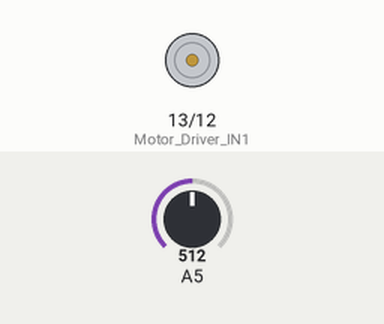
A sketch run on a simulated Arduino Uno, built with avr-gcc and run on an emulated ATmega328P. Parts: motor-driver pin pairs drawn as motors (green arrow = first pin HIGH = forward, orange = second pin HIGH = backward, longer = more drive). The inputs (shaded band) are chosen by the test bench; at power-on: A5 = 512. What the sketch prints to the serial monitor is not drawn.

Above: at 1.8 s.
1.9 s: A5 set to 645
4.5 s: A5 set to 672
At 5.7 s:
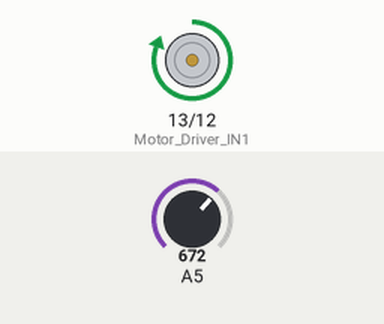
6.5 s: A5 set to 511
At 7.3 s:
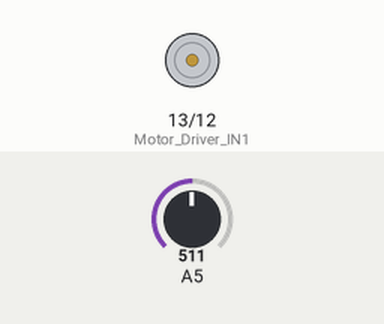
8.5 s: A5 set to 716
At 10.1 s:
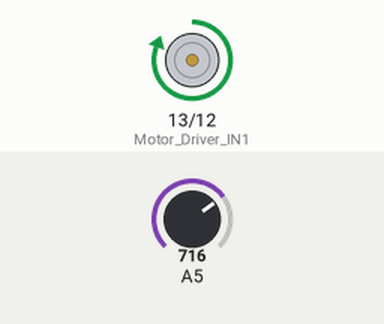
Timing chart, 0 to 11.5 s (numbered marks = the images above; inputs shaded):
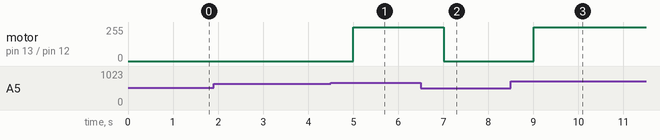

The sketch:

moisture_tomato.ino
```cpp
int soilMoistureValue = 0;
int percentage = 0;

void setup() {
  pinMode(12, OUTPUT);   // Motor Driver IN2
  pinMode(13, OUTPUT);   // Motor Driver IN1
  Serial.begin(9600);    // Start Serial Monitor
}

void loop() {
  // Read the raw moisture value
  soilMoistureValue = analogRead(A5);

  // Convert raw value (490–1023) to moisture percentage (100–0)
  percentage = map(soilMoistureValue, 490, 1023, 100, 0);

  // Display moisture reading
  Serial.print("Soil Moisture (%): ");
  Serial.println(percentage);

  // Tomato-specific moisture conditions
  if (percentage < 45) {
    Serial.println("Dry (<45%) - Pump ON");
    digitalWrite(13, HIGH);
    digitalWrite(12, LOW);
  }
  else if (percentage >= 45 && percentage < 70) {
    Serial.println("Needs Water (45–70%) - Pump ON");
    digitalWrite(13, HIGH);
    digitalWrite(12, LOW);
  }
  else if (percentage >= 70 && percentage <= 85) {
    Serial.println("Optimal (70–85%) - Pump OFF");
    digitalWrite(13, LOW);
    digitalWrite(12, LOW);
  }
  else if (percentage > 85) {
    Serial.println("Too Wet (>85%) - Pump OFF");
    digitalWrite(13, LOW);
    digitalWrite(12, LOW);
  }

  delay(1000);
}
```

Measured:
- the behaviour switches between 655 and 656 on A5 (found by bisection; images 0 and 1)
- after the input at 1.9 s, every drawn part: stays the same
- after the input at 4.5 s, motor on pin 13 (Motor_Driver_IN1) / pin 12 (Motor_Driver_IN2): stopped → forward 255/255 after 0.50 s
- after the input at 6.5 s, motor on pin 13 (Motor_Driver_IN1) / pin 12 (Motor_Driver_IN2): forward 255/255 → stopped after 0.51 s
- after the input at 8.5 s, motor on pin 13 (Motor_Driver_IN1) / pin 12 (Motor_Driver_IN2): stopped → forward 255/255 after 0.51 s
